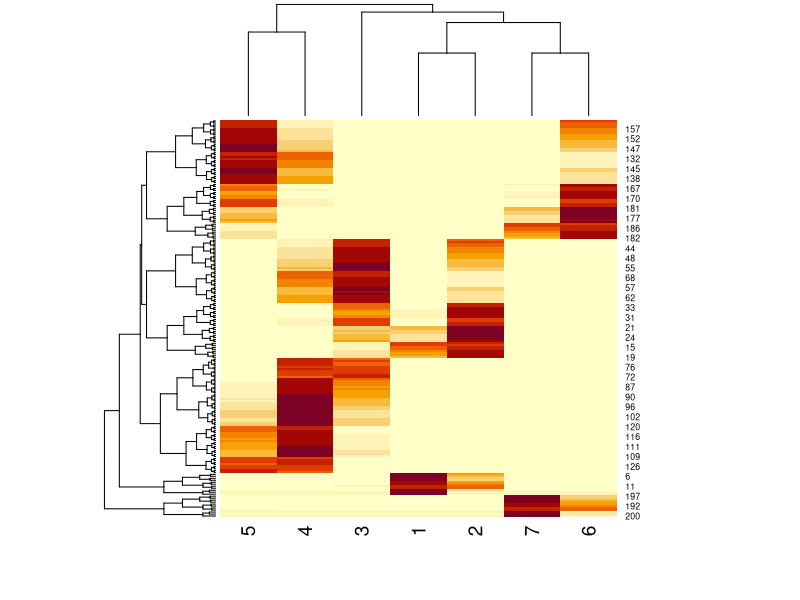
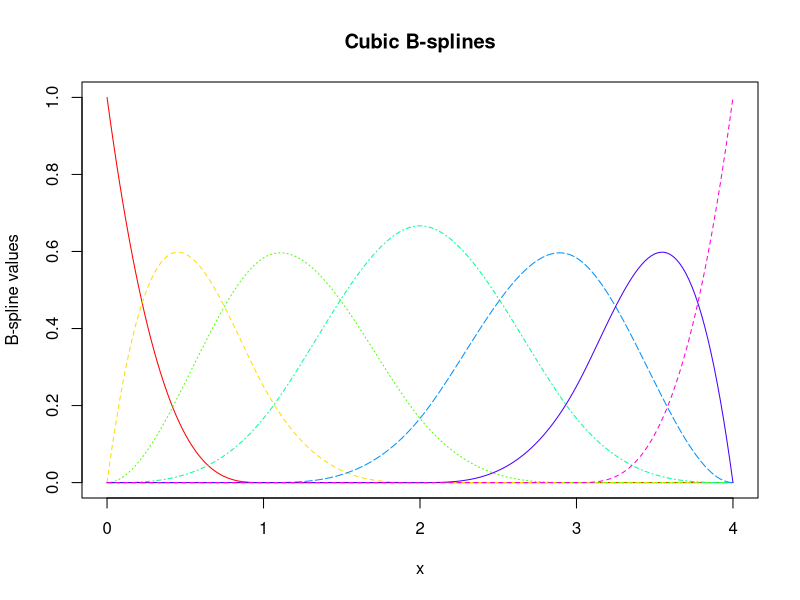
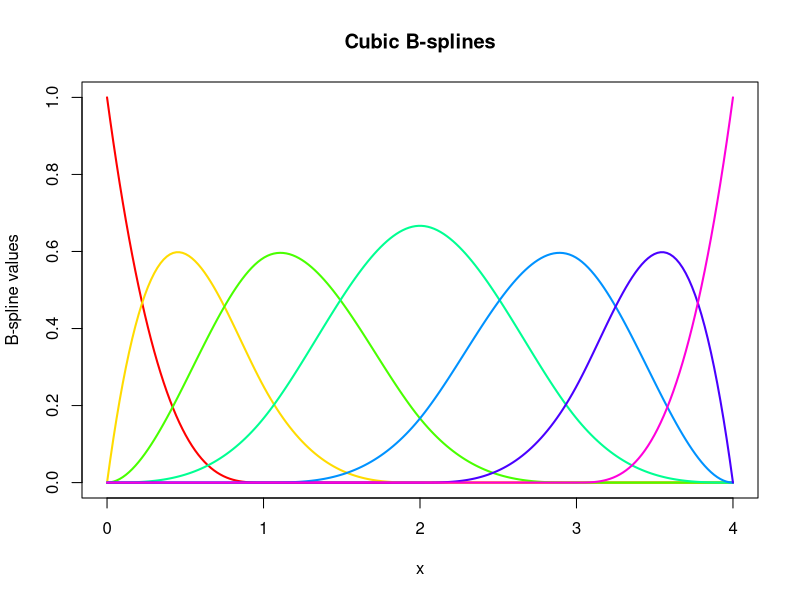

Generate these figures, in order, with R:
b_spline = function(x, knots, degree, i) {   # i: 각 B-스플라인 함수가 적용될 구간의 인덱스
  # 0차 B-스플라인 기저함수의 경우 (구간별 상수 함수)
  if (degree == 0) {
    return(ifelse(knots[i] <= x & x < knots[i + 1], 1, 0))
  }
  
  # 재귀적인 경우 (차수 d > 0)
  B_i_d1 = b_spline(x, knots, degree - 1, i)
  B_i1_d1 = b_spline(x, knots, degree - 1, i + 1)
  
  denom1 = knots[i + degree] - knots[i]
  denom2 = knots[i + degree + 1] - knots[i + 1]
  
  term1 = ifelse(denom1 == 0, 0, ((x - knots[i]) / denom1) * B_i_d1)
  term2 = ifelse(denom2 == 0, 0, ((knots[i + degree + 1] - x) / denom2) * B_i1_d1)
  
  return(term1 + term2)
}

create_design_matrix = function(x_values, knots, degree) {
  n = length(x_values)
  num_basis = length(knots) - (degree + 1)
  design_matrix = matrix(NA, nrow = n, ncol = num_basis)
  
  for (i in 1:n) {
    for (j in 1:num_basis) {
      design_matrix[i, j] = b_spline(x_values[i], knots, degree, j)
    }
  }
  return (design_matrix)
}


# Design matrix 내에 
# - x_values, knots, degree 이름으로 attributes 생성 
# - basis 이름으로 class 생성 
create_design_matrix = function(x_values, knots, degree) {
  n = length(x_values)
  num_basis = length(knots) - (degree + 1)
  design_matrix = matrix(NA, nrow = n, ncol = num_basis)
  
  for (i in 1:n) {
    for (j in 1:num_basis) {
      design_matrix[i, j] = b_spline(x_values[i], knots, degree, j)
    }
  }
  
  attr(design_matrix, "x_values") = x_values
  attr(design_matrix, "knots") = knots
  attr(design_matrix, "degree") = degree
  
  class(design_matrix) = "basis"
  
  return (design_matrix)
}


##################################
# Example. Cubic spline basis
degree = 3

## Knot sequence
tiny = 1e-5
knots = c(rep(0-tiny, degree), 0, 1, 2, 3, 4, rep(4+tiny, degree))   # plotting 할때 그래프 예쁘게 그리려고 
x_values = seq(0, 4, length.out = 200)

## Design matrix
design_matrix = create_design_matrix(x_values, knots, degree)
design_matrix

# Design matrix처럼 본질이 “행렬”인 경우 →
# 👉 attr() + class() 조합이 더 자연스럽습니다.
# (행렬 연산 유지 + S3 메서드 활용 가능)
# 
# 모델 전체 객체나 여러 결과물을 한꺼번에 보관할 때 →
# 👉 list 구조가 더 유용합니다.
# (예: fit = list(coeff, sigma, bic, settings))

heatmap(design_matrix)    # Compact support 를 갖는 design matrix (= 없는 부분은 죄다 0, Sparse matrix)


## 한 번에 모든 design matrix 출력
matplot(x_values, design_matrix, type = "l", col = rainbow(ncol(design_matrix)), 
        xlab = "x", ylab = "B-spline values", main = "Cubic B-splines")

## 위의 matplot을 plot을 통해 그릴 수 있도록 method 생성
plot.basis = function(basis_obj, ...) {   # ...: 가변 인자 (원래 plot 에서의 인자를 받음)
  matplot(attr(basis_obj, "x_values"), 
          basis_obj, 
          type = "l",
          col = rainbow(ncol(basis_obj)),
          xlab = "x", ylab = "B-spline values", main = "Cubic B-splines", ...)
}

plot(design_matrix, lwd = 2, lty = 1)
